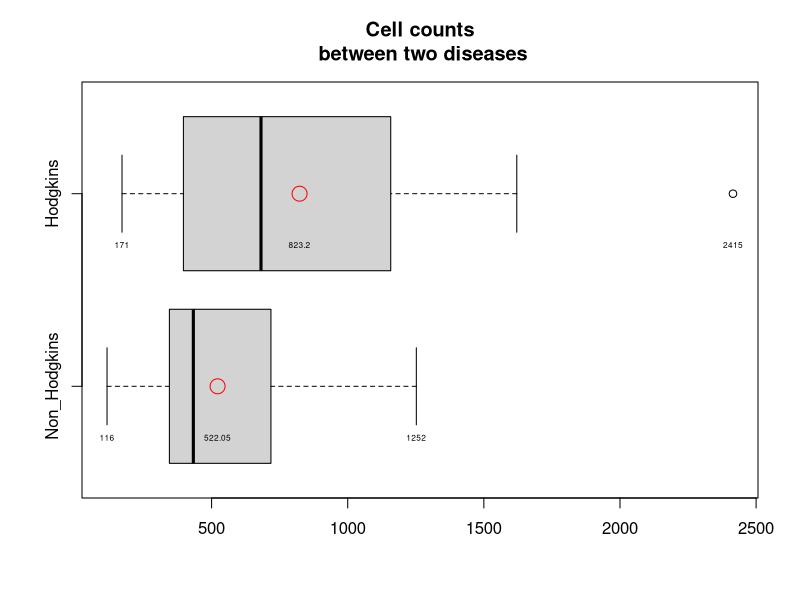

The R script that drew this image: (Note: this script raises an error after producing the figure.)
#~~~~~~~~~~~~~~~~~~~~~~~~~~~~~~~~~~~~~~~~~~~~~~~~~~~~~~~~~~~~~~~~~~~~~~~~~~~~~~~~~~~~~~~~~
# student: Raul
# course: STAT 570
# assignment: hw6
#~~~~~~~~~~~~~~~~~~~~~~~~~~~~~~~~~~~~~~~~~~~~~~~~~~~~~~~~~~~~~~~~~~~~~~~~~~~~~~~~~~~~~~~~~

rm(list=ls())
library(tidyverse)
library(dplyr)


nh <-c(375,	375,	752,	208,	151,	116,	736,	192,	315,	1252,	675,	700,	440,	771,	
       688,	426,	410,	979,	377,	503)
ho <-c(396,	568,	1212,	171,	554,	1104,	257,	435,	295,	397,	288,	1004,	431,	795,	
       1621,	1378,	902,	958,	1283,	2415)


#~~~~~~~~~~~#
# Problem 1 # 
#~~~~~~~~~~~#

## (a)
means <- c(mean(nh), mean(ho))
boxplot(data.frame("Non_Hodgkins" = nh, "Hodgkins" = ho),
        main = "Cell counts\n between two diseases",
        horizontal = TRUE)
text(c(mean(nh), min(nh), max(nh), min(ho), max(ho), mean(ho)),  
     c(rep(0.8,3), rep(1.8,3)),
     c(mean(nh), min(nh), max(nh), min(ho), max(ho), mean(ho)), 
     pos = 1, cex = 0.5)  
points(means, c(1,2), col="red",pch=1, cex=2)


## (b)  
get_bootstrap_var <- function(x, N) {
    B <- rep(0, N) 
    for(i in 1:N) {
        B[i] <- sample(x, size = length(x), replace = TRUE) |> var()
    }
    var <- mean(B)
    var
}
N <- 1e3
get_CI <- function(x1, x2, level = .90, scale = "orig") {
  if(scale == "log") {
    x1 <- log(x1); x2 <- log(x2)
  } else if(scale == "sqrt") {
    x1 <- sqrt(x1); x2 <- sqrt(x2)
  } else {
    TRUE
  }
  var1 <- get_bootstrap_var(x1, N=1e3)
  var2 <- get_bootstrap_var(x2, N=1e3)
  Phi <- abs(qnorm((1-level)/2, mean = 0, sd = 1))
  ci_lo <- mean(x1)-mean(x2) - Phi*sqrt(var1/length(x1) + var2/length(x2))
  ci_hi <- mean(x1)-mean(x2) + Phi*sqrt(var1/length(x1) + var2/length(x2))
  return(c(ci_lo, ci_hi))
}

CI_orig <- get_CI(ho, nh, level = 0.90, scale = "orig")
CI_log  <- get_CI(ho, nh, level = 0.90, scale = "log")
CI_sqrt <- get_CI(ho, nh, level = 0.90, scale = "sqrt")


## (c)  
data <- data.frame("count" = c(nh, ho), 
                   "hodgkins" = c(rep(0,length(nh)), rep(1,length(ho))))

fit_pois <- glm(count~hodgkins, family=poisson(link="log"), data=data)
fit_gamm <- glm(count~hodgkins, family=Gamma(link="inverse"), data=data) 
fit_invg <- glm(count~hodgkins, family=inverse.gaussian(link="1/mu^2"), data=data)

coef_pois <- summary(fit_pois)$coefficients |> as.data.frame()
coef_gamm <- summary(fit_gamm)$coefficients |> as.data.frame()
coef_invg <- summary(fit_invg)$coefficients |> as.data.frame()

res_tab <- data.frame(
  "Intercept"    = c(coef_pois$Estimate[1], coef_gamm$Estimate[1], coef_invg$Estimate[1]),
  "SE_Intercept" = c(coef_pois$`Std. Error`[1], coef_gamm$`Std. Error`[1], coef_invg$`Std. Error`[1]),
  "Beta1"        = c(coef_pois$Estimate[2], coef_gamm$Estimate[2], coef_invg$Estimate[2]), 
  "SE_Beta1"     = c(coef_pois$`Std. Error`[2], coef_gamm$`Std. Error`[2], coef_invg$`Std. Error`[2])
  )
row.names(res_tab) <- c("Poisson","Gamma","InverseGaussian")

undo_gamma <- function(x) { -1/x }
undo_invg  <- function(x) { 1/sqrt(x) }

coef_pois_undone <- fit_pois$coefficients[,1] |> exp() |> as.data.frame()
coef_gamm_undone <- fit_gamm$coefficients[,1] |> undo_gamma() |> as.data.frame()
coef_invg_undone <- fit_invg$coefficients[,1] |> abs() |> undo_invg() |> as.data.frame()

res_tab_undone <- data.frame(
  "Intercept"    = c(coef_pois_undone[1,1], coef_gamm_undone[1,1], coef_invg_undone[1,1]),
  "Beta1"        = c(coef_pois_undone[2,1], coef_gamm_undone[2,1], coef_invg_undone[2,1]) 
)
row.names(res_tab_undone) <- c("Poisson","Gamma","InverseGaussian")



## (d)  
I_pois <- solve(vcov(fit_pois))
I_gamm <- solve(vcov(fit_gamm))
I_invg <- solve(vcov(fit_invg))

get_CI_model <- function(theta, I_jj) {
  r <- c(theta - qnorm(0.95)*sqrt(1/I_jj), theta + qnorm(0.95)*sqrt(1/I_jj))
  r
}

CI_b0_pois <- get_CI_model(coef_pois[1,1], I_pois[1,1])
CI_b1_pois <- get_CI_model(coef_pois[2,1], I_pois[2,2])

CI_b0_gamm <- get_CI_model(coef_gamm[1,1], I_gamm[1,1])
CI_b1_gamm <- get_CI_model(coef_gamm[2,1], I_gamm[2,2])

CI_b0_invg <- get_CI_model(coef_invg[1,1], I_pois[1,1])
CI_b1_invg <- get_CI_model(coef_invg[2,1], I_pois[2,2])


CI_tab <- data.frame("intercept" = c(paste0(round(CI_b0_pois, 3), collapse = " to "), 
                                     paste0(round(CI_b0_gamm, 3), collapse = " to "),
                                     paste0(round(CI_b0_invg, 3), collapse = " to ")),
                     "b1" = c(paste0(round(CI_b1_pois, 3), collapse = " to "), 
                              paste0(round(CI_b1_gamm, 3), collapse = " to "),
                              paste0(round(CI_b1_invg, 3), collapse = " to "))
           )

row.names(CI_tab) <- c("Poisson","Gamma","InverseGaussian")




#~~~~~~~~~~~#
# Problem 2 # 
#~~~~~~~~~~~#

x <- c(seq(from = 2, to = 10, by = 2), 24, 28, 32)

y <- c(1.63, 1.01, 0.73, 0.55, 0.41, 0.01, 0.06, 0.02)

## a
## b

my_likelihood <- function(theta) {
  b0 <- log(30/theta[1])
  b1 <- theta[2]
  n <- length(x)
  sigma2 <- theta[3]
  -n/2 * log(2*pi*sigma2) -sum(log(y)) -(1/(2*sigma2))*sum( (log(y) -b0+b1*x)^2 ) 
}
params <- optim(par = c(1,1,1), fn = my_likelihood, control = list(fnscale = -1))$par

V <-params[1]; Ke <- params[2]; sigma2 <- params[3]


# TO DO
I <- matrix(1, ncol=3, nrow=3)

q975 <- qnorm(.975, 0, 1)
ci_V <- c(V-q975*sqrt(I[1,1]), V+q975*sqrt(I[1,1])) |> round(2)
ci_Ke <- c(Ke-q975*sqrt(I[2,2]), Ke+q975*sqrt(I[2,2]))  |> round(2)
ci_sigma2 <- c(sigma2-q975*sqrt(I[3,3]), sigma2+q975*sqrt(I[3,3]))  |> round(2)

confidence_intervals <- c(paste0(ci_V, collapse = " to "),
                          paste0(ci_Ke,collapse = " to "),
                          paste0(ci_sigma2, collapse = " to "))

Q2b_tab <- data.frame(round(params,2), confidence_intervals)
row.names(Q2b_tab) <- c("V", "-Ke", "sigma2")
colnames(Q2b_tab) <- c("parameter", "95% conf interval")


## (c)  
#We now plot the data, along with the fitted curve.  
b0 <- log(30/V)
b1 <- Ke
x_grid <- seq(from = 2, to = 33, by = 1)
plot(y~x, main = "Cadralazine concentration at 8 given times", xaxt='n')
lines(exp(b0-b1*x_grid), lty=1, lwd=3)
axis(1,at=x,labels=x)

## (d)  
#Using residuals, we examine the appropriateness of the assumptions of the above model. 
#And answer the question: Does the model seem reasonable for these data?  
yhat <- exp(b0-b1*x)
r <- y - exp(b0-b1*x)
std_r <- (y - yhat) / sqrt(sigma2)
std_re <- (y - yhat) / sd(y - yhat)
#hist(r, breaks = 13)


## (e)  
#The clearance Cl = V * K_e and elimination half-life x_{1/2} = log(2/K_e) are 
#parameters of interest in this experiment.  
#We find the MLEs of these parameters along with asymptotic 95% confidence intervals. 

Cl_mle <- V*Ke
xhalf_mle <- log(2)/Ke 
n <- length(x)

dKe <- -Ke/sigma2^2 * sum(x^2) + 1/sigma2 * sum(log(y)*x) + 1/sigma2 * log(30/V)*sum(x)
dV <- n*log(30)*1/(sigma2*V^2) + n*log(V)/(sigma2*V^2) + sum(log(y))/(sigma2*V^2) + Ke*sum(x)/(sigma2*V^2)
I_11 <- 1/(sigma2*V^2) * sum(x)
I_22 <- 1/(sigma2*V^2) * sum(x)
I_21 <- -sum(x^2)/(sigma2*V^2)

grad_loglike <- matrix(c(-dKe,dV), ncol=2, nrow=1)
FIM <- matrix(c(I_11, I_21, I_21, I_22), nrow=2, ncol=2)

var_Cl <- grad_loglike %*% solve(FIM) %*% t(grad_loglike)
var_xhalf <- -dKe^2 * 1/I_22

CI_cl <- paste0(c(Cl_mle - qnorm(0.975)*sqrt(var_Cl), 
                  Cl_mle + qnorm(0.975)*sqrt(var_Cl)) |> round(3),
                collapse = " to ")

CI_xhalf <- paste0(c(xhalf_mle - qnorm(0.975)*sqrt(var_xhalf), 
                     xhalf_mle + qnorm(0.975)*sqrt(var_xhalf)) |> round(3),
                     collapse = " to ")









save.image(file = "/Users/raulta/Library/CloudStorage/GoogleDrive-rauldavidt@gmail.com/My Drive/Stat 570/hw/hw6/hw6_objects.Rdata")









